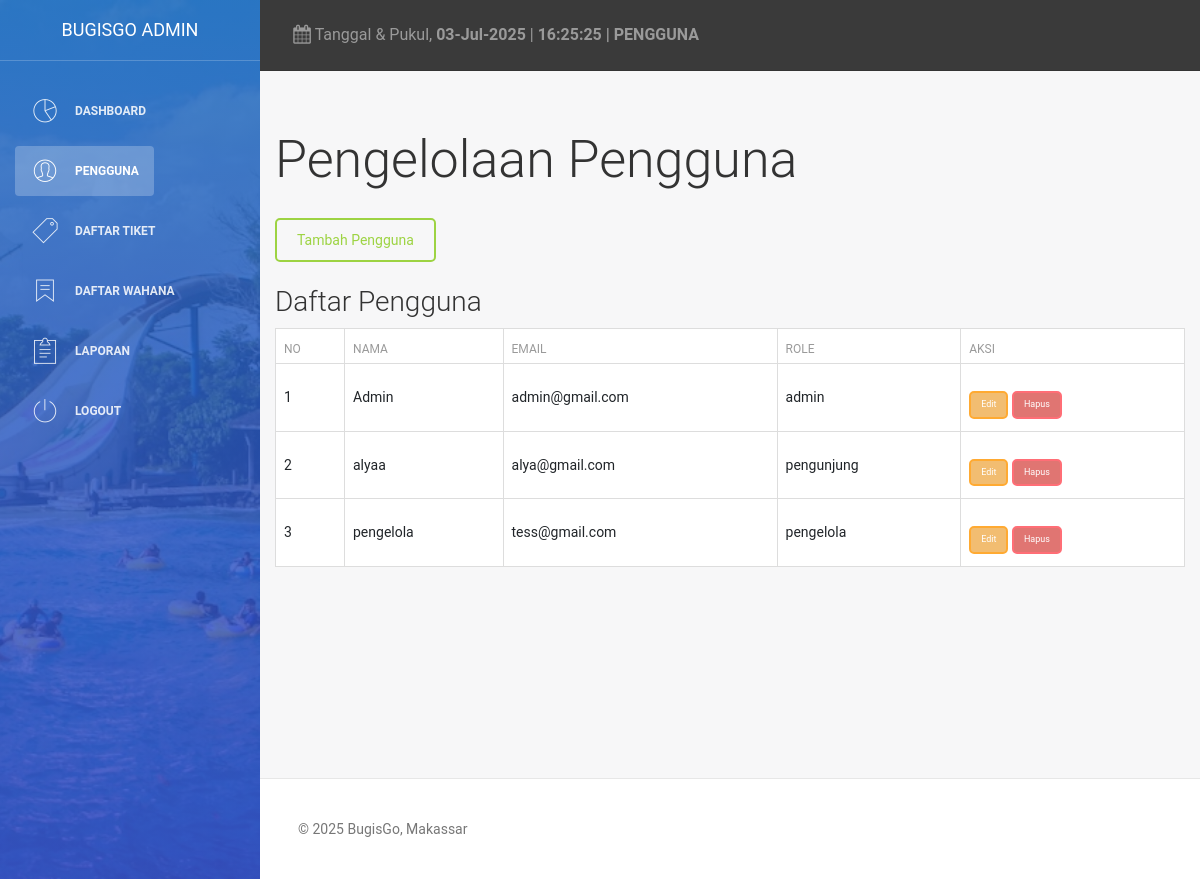
Page /admin/user.php (signed in) on the committed database.
### tables this page shows
CREATE TABLE `users` (
  `userID` int(11) NOT NULL,
  `nama` varchar(100) NOT NULL,
  `email` varchar(100) NOT NULL,
  `password` varchar(255) NOT NULL,
  `role` enum('admin','pengunjung','pengelola') NOT NULL
);

### admin/user.php (the view, shortened to what this page needs)
<?php
include('koneksi.php');
$penggunaQuery = "SELECT * FROM users";
$penggunaResult = $conn->query($penggunaQuery);
?>
<!DOCTYPE html>
<html lang="id">
<head>
    <link rel="stylesheet" href="assets/css/dashboard.css">
    <link href="https://cdn.jsdelivr.net/npm/bootstrap@5.3.0-alpha1/dist/css/bootstrap.min.css" rel="stylesheet" />
    <link href="assets/css/bootstrap.min.css" rel="stylesheet" />
    <link href="assets/css/animate.min.css" rel="stylesheet" />
    <link href="assets/css/light-bootstrap-dashboard.css?v=1.4.0" rel="stylesheet" />
    <link href="assets/css/demo.css" rel="stylesheet" />
    <link href="http://maxcdn.bootstrapcdn.com/font-awesome/4.2.0/css/font-awesome.min.css" rel="stylesheet">
    <link href='assets/fonts/Pe-icon-7-stroke' rel='stylesheet' type='text/css'>
    <link href="assets/css/pe-icon-7-stroke.css" rel="stylesheet" />
</head>
<body>
    <div class="wrapper">
     <div class="sidebar" data-color="blue" data-image="images/bugisgo.jpg">
        <div class="sidebar-wrapper">
            <div class="logo">
                <a href="admin_dashboard.php" class="simple-text">
                    BugisGo Admin
                </a>
            </div>
            <ul class="nav">
                <?php if ($_SESSION['role'] == 'admin') { ?>
                    <li>
                        <a href="admin_dashboard.php">
                            <i class="pe-7s-graph"></i>
                            <p>Dashboard</p>
                        </a>
                    </li>
                    <li>
                    <li class="active">
                        <a href="user.php">
                            <i class="pe-7s-user"></i>
                            <p>Pengguna</p>
                        </a>
                    </li>
                    <li>
                        <a href="daftar_tiket.php">
                            <i class="pe-7s-ticket"></i>
                            <p>Daftar Tiket</p>
                        </a>
                    </li>
                    <li>
                        <a href="wahana.php">
                            <i class="pe-7s-ribbon"></i>
                            <p>Daftar Wahana</p>
                        </a>
                    </li>
                    <li>
                        <a href="laporan.php">
                            <i class="pe-7s-note2"></i>
                            <p>Laporan</p>
                        </a>
                    </li>
                <?php } ?>
                <li>
                    <a href="logout.php">
                        <i class="pe-7s-power"></i>
                        <p>Logout</p>
                    </a>
                </li>
            </ul>
        </div>
    </div>
        <div class="main-panel">
            <nav class="navbar navbar-default navbar-fixed">
                <div class="container-fluid">
                    <div class="collapse navbar-collapse">
                        <ul class="nav navbar-nav navbar-left">
                            <li>
                                <a href="#">
                                    <i class="fa fa-calendar"></i>
                                    <?php
                                    $tanggal = mktime(date("m"), date("d"), date("Y"));
                                    echo "Tanggal & Pukul, <b>" . date("d-M-Y", $tanggal) . "</b> ";
                                    $jam = date("H:i:s");
                                    echo "| <b>" . $jam . " | PENGGUNA</b>";
                                    ?>
                                </a>
                            </li>
                        </ul>
                    </div>
                </div>
            </nav>
            <div class="content">
                <div class="container-fluid">
                    <h1 class="mb-4">Pengelolaan Pengguna</h1>
                    <a href="tambah_pengguna.php" class="btn btn-success mb-3">Tambah Pengguna</a>
                    <h3 class="mt-4">Daftar Pengguna</h3>
                    <table class="table table-bordered">
                        <thead>
                            <tr>
                                <th>No</th>
                                <th>Nama</th>
                                <th>Email</th>
                                <th>Role</th>
                                <th>Aksi</th>
                            </tr>
                        </thead>
                        <tbody>
                            <?php $no = 1; while ($row = $penggunaResult->fetch_assoc()) { ?>
                                <tr>
                                    <td><?php echo $no++; ?></td>
                                    <td><?php echo $row['nama']; ?></td>
                                    <td><?php echo $row['email']; ?></td>
                                    <td><?php echo $row['role']; ?></td>
                                    <td>
                                        <a href="edit_pengguna.php?userID=<?php echo $row['userID']; ?>" class="btn btn-warning btn-sm">Edit</a>
                                        <a href="proses/proses_hapus_pengguna.php?userID=<?php echo $row['userID']; ?>" class="btn btn-danger btn-sm" onclick="return confirm('Apakah Anda yakin ingin menghapus pengguna ini?')">Hapus</a>
                                    </td>
                                </tr>
                            <?php } ?>
                        </tbody>
                    </table>
                </div>
            </div>
            <footer class="footer">
                <div class="container-fluid">
                    <p class="copyright pull-left">&copy; <script>document.write(new Date().getFullYear())</script> <a>BugisGo</a>, Makassar</p>
                </div>
            </footer>
        </div>
    </div>
</body>
</html>

### admin/assets/css/dashboard.css (style rules this page uses)
body, .container-fluid { padding: 0; margin: 0; }
.sidebar { position: fixed; top: 0; bottom: 0; right: auto; left: 0; width: 260px; display: block; z-index: 1; color: #fff; font-weight: 200; background-size: cover; background-position: center center; }
.sidebar .sidebar-wrapper { position: relative; max-height: calc(100vh - 75px); min-height: 100%; overflow: auto; width: 260px; z-index: 4; padding-bottom: 100px; }
.sidebar .logo { padding: 10px 15px; border-bottom: 1px solid rgba(255, 255, 255, 0.2); }
.sidebar .logo .simple-text { text-transform: uppercase; padding: 5px 0px; display: block; font-size: 18px; color: #FFFFFF; text-align: center; font-weight: 400; line-height: 30px; }
.sidebar .nav { margin-top: 20px; float: none; }
.sidebar .nav li > a { color: #FFFFFF; margin: 5px 15px; opacity: .86; border-radius: 4px; display: block; }
.sidebar .nav li.active > a { color: #FFFFFF; opacity: 1; background: rgba(255, 255, 255, 0.23); }
.sidebar .nav p { margin: 0; line-height: 30px; font-size: 12px; font-weight: 600; text-transform: uppercase; margin-left: 45px; }
.sidebar .nav i { font-size: 28px; float: left; margin-right: 15px; line-height: 30px; width: 30px; text-align: center; }
.sidebar:after, .sidebar:before { display: block; content: ""; position: absolute; width: 100%; height: 100%; top: 0; left: 0; z-index: 2; }
.sidebar:before { opacity: .33; background: #000000; }
.sidebar:after { background: #787878; background: -moz-linear-gradient(top, #787878 0%, #343434 100%); background: -webkit-gradient(linear, left top, left bottom, color-stop(0%, #787878), color-stop(100%, #343434)); background: -webkit-linear-gradient(top, #787878 0%, #343434 100%); background: -o-linear-gradient(top, #787878 0%, #343434 100%); background: -ms-linear-gradient(top, #787878 0%, #343434 100%); background: linear-gradient(to bottom, #787878 0%, #343434 100%); background-size: 150% 150%; z-index: 3; opacity: 1; }
.sidebar[data-image]:after, .sidebar.has-image:after { opacity: .77; }
.sidebar[data-color="blue"]:after { background: #1F77D0; background: -moz-linear-gradient(top, #1F77D0 0%, #533ce1 100%); background: -webkit-gradient(linear, left top, left bottom, color-stop(0%, #1F77D0), color-stop(100%, #533ce1)); background: -webkit-linear-gradient(top, #1F77D0 0%, #533ce1 100%); background: -o-linear-gradient(top, #1F77D0 0%, #533ce1 100%); background: -ms-linear-gradient(top, #1F77D0 0%, #533ce1 100%); background: linear-gradient(to bottom, #1F77D0 0%, #533ce1 100%); background-size: 150% 150%; }
.main-panel { position: relative; z-index: 2; float: right; width: calc(100% - 260px); }
.main-panel > .content { padding: 30px 15px; min-height: calc(100% - 123px); }
.main-panel > .footer { border-top: 1px solid #e7e7e7; }
.main-panel .navbar { margin-bottom: 0; }
.sidebar, .main-panel { max-height: 100%; height: 100%; -webkit-transition-property: top,bottom; transition-property: top,bottom; -webkit-transition-duration: .2s,.2s; transition-duration: .2s,.2s; -webkit-transition-timing-function: linear,linear; transition-timing-function: linear,linear; -webkit-overflow-scrolling: touch; }
.btn-sm { padding: 5px 10px; font-size: 0.9rem; }
.btn-warning { background-color: #f0ad4e; color: white; }
.btn-danger { background-color: #d9534f; color: white; }
footer { margin-top: 30px; text-align: center; background-color: #f1f1f1; padding: 20px; }
.navbar { background-color: #3a3a3a; color: white; }

### admin/assets/css/demo.css (style rules this page uses)
.btn { padding: 10px 20px; margin-top: 15px; border-radius: 5px; }
body, .container-fluid { padding: 0; margin: 0; }
.btn-sm { padding: 5px 10px; font-size: 0.9rem; }
.btn-warning { background-color: #f0ad4e; color: white; }
.btn-danger { background-color: #d9534f; color: white; }
footer { margin-top: 30px; text-align: center; background-color: #f1f1f1; padding: 20px; }
.navbar { background-color: #3a3a3a; color: white; }

### rows in the picture
users: nama "Admin", email "admin@gmail.com", role "admin"
users: nama "alyaa", email "alya@gmail.com", role "pengunjung"
users: nama "pengelola", email "tess@gmail.com", role "pengelola"
